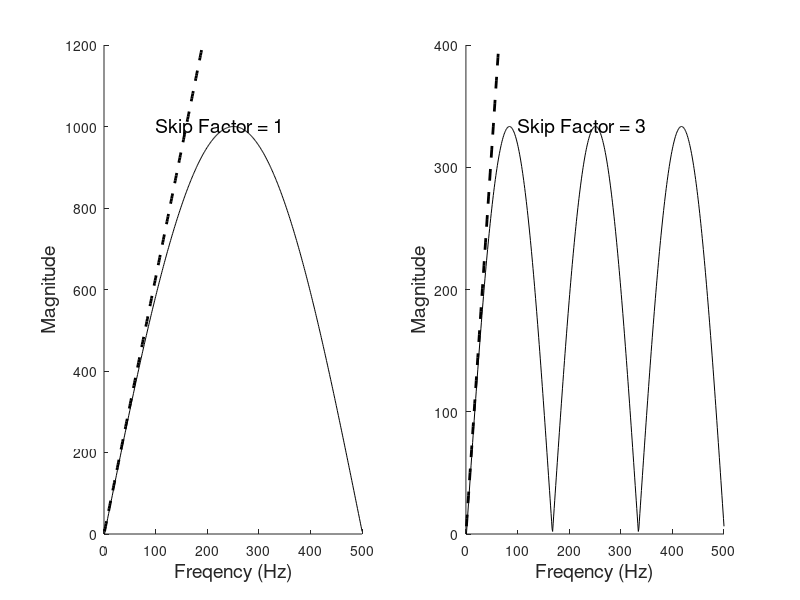

The MATLAB source for this figure:
% Example 4.8  Program to determine the frequency response of
%    the two point central difference algorithm used for differentiation%

clear all, close all;
Ts = .001;			% Assume a Ts of 1 msec.
N = 1000;			% Assume 1 second of data;hence, N = 1000
Ln = [1 3];			% Define two different skip factors
for m = 1:2         % Repeat for each skip factor
   L = Ln(m);
   b = [1 zeros(1,2*L-1) -1]/(2*L*Ts);
   H = abs(fft(b,N));	% Calculate frequency response using FFT
   subplot(1,2,m);	    % Plot the result
   hold on;
   plot(H(1:500),'k');	%Plot to fs/2
   axis([0 500 0 max(H)+.2*max(H)]);
   text(100,max(H),['Skip Factor = ',num2str(L)],'FontSize',14);
	xlabel('Freqency (Hz)','FontSize',14);
   ylabel('Magnitude','FontSize',14);
   y = (1:500) * 2 * pi;
   plot(y,'--k','LineWidth',2);	% Plot ideal derivative function
end
     
   